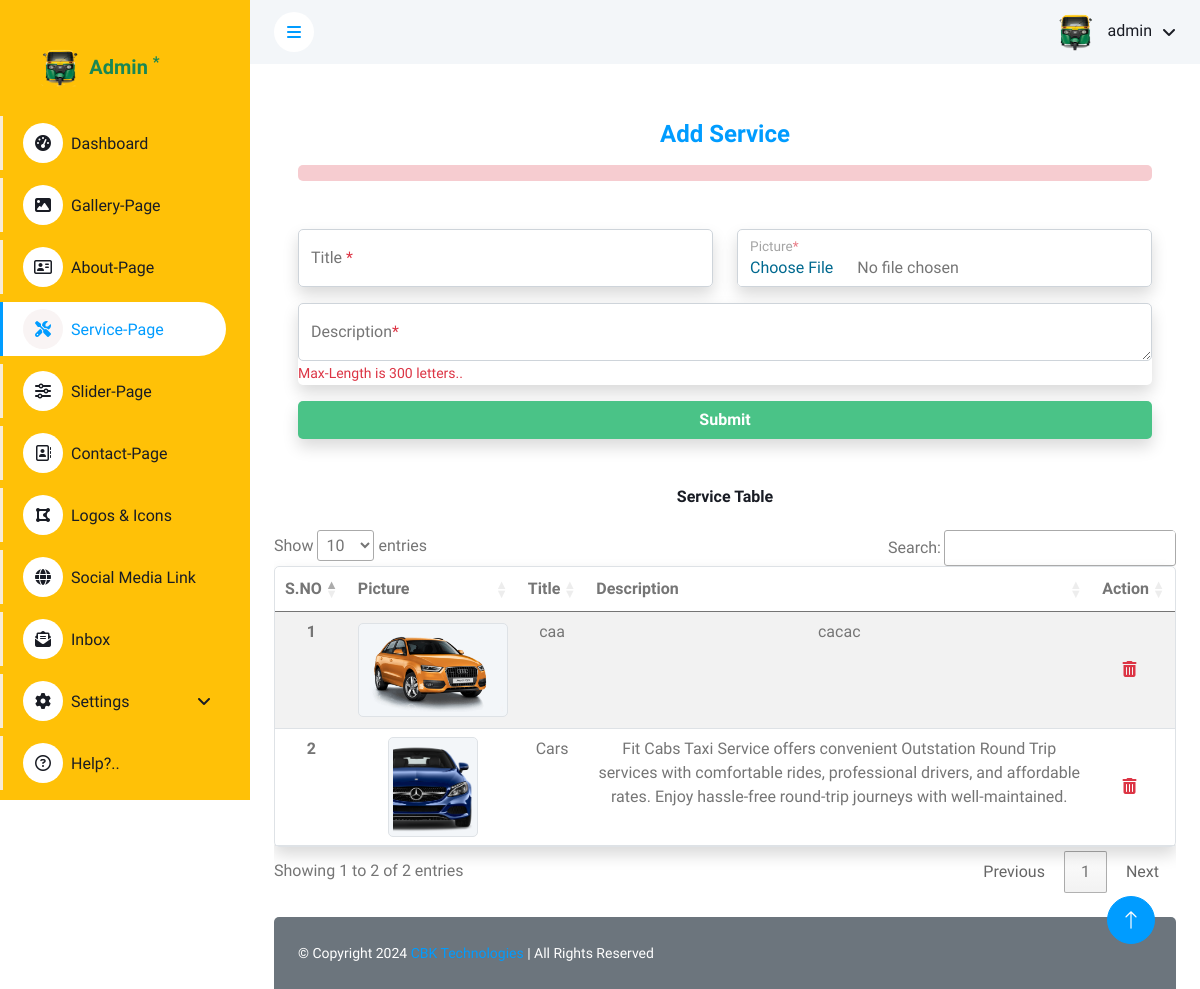
The app's page /admin/dash/service.php (signed in) with its own data.
### tables this page shows
CREATE TABLE `service` (
  `id` int(11) NOT NULL,
  `tittle` varchar(255) NOT NULL,
  `location` text NOT NULL,
  `description` text NOT NULL
);

### admin/config/function.php (called while the page is built, shortened)
<?php
function getvalfield($con, $table, $field, $where)
{
    $sql = "select $field from $table where $where";
    $getvalue =  mysqli_query($con, $sql);
    $getval   =  mysqli_fetch_row($getvalue);
    return $getval[0];
}

### admin/dash/service.php (the view, shortened to what this page needs)
<?php include('../config/dbconnection.php') ?>
<?php
$tblname = "service";
$tblkey = "id";
$pagename = "Service";
$page_name = basename($_SERVER['PHP_SELF']);
?>
<?php include('../includes/header.php') ?>
<?php include('../includes/sidebar.php') ?>
<?php include('../includes/navbar.php') ?>
<div class="container-fluid pt-4 px-4 ">
    <form action="" method="POST" enctype="multipart/form-data">
        <div class="container-fluid pt-4 px-4 ">
            <h4 class="text-center fw-bolder text-primary mb-3">Add <?= $pagename; ?></h4>
            <hr class="text-danger p-2 rounded">
            <div class="row mt-5">
                <div class="col-lg-6 col-md-12 col-sm-12 align-content-center">
                    <div class="form-group shadow">
                        <div class="form-floating mb-3">
                            <input type="text" class="form-control" name="tittle" id="tittle" placeholder=" " required>
                            <label for="tittle">Title <span class="text-danger">*</span> </label>
                        </div>
                    </div>
                </div>
                <div class="col-lg-6">
                    <div class="form-group shadow ">
                        <div class="form-floating mb-3 ">
                            <input type="file" class="form-control bg-white" id="file_upload" name="file_upload"
                                placeholder=" " required>
                            <label for="aavak_no">Picture<span class="text-danger">*</span></label>
                        </div>
                    </div>
                </div>
                <div class="col-lg-12">
                    <div class="form-group shadow">
                        <div class="form-floating mb-3">
                            <textarea name="description" class="form-control" id="description" placeholder=" " required></textarea>
                            <label for="description"> Description<span class="text-danger">*</span></label>
                            <div class="aa text-danger"><small>Max-Length is 300 letters..</small></div>
                        </div>
                    </div>
                </div>
                <div class="col-lg-12 text-center">
                    <div class="form-group">
                        <button class="col-12 text-white btn  text-center shadow" type="submit"
                            style="background-color:#4ac387;" name="submit"><b>Submit</b></button>
                    </div>
                </div>
            </div>
        </div>
    </form>
</div>
<div class="container-fluid pt-4 px-4">
    <div class="row">
        <div class="col-sm-12 col-lg-12">
            <h6 class="mb-4 text-center mt-2 pt-3 "><?= $pagename; ?> Table</h6>
            <div class=" rounded" style="overflow-y: scroll;">
                <table class="table table-striped border shadow" id="example" class="display">
                    <thead class=" head">
                        <tr class="text-center text-nowrap">
                            <th scope="col">S.NO</th>
                            <th scope="col">Picture</th>
                            <th scope="col">Title</th>
                            <th scope="col">Description</th>
                            <th scope="col">Action</th>
                        </tr>
                    </thead>
                    <tbody>
                        <?php
                        $i = 1;
                        $fetch = mysqli_query($conn, "SELECT * FROM $tblname ORDER BY $tblkey DESC");
                        while ($row = mysqli_fetch_array($fetch)) {
                        ?>
                            <tr class="text-center">
                                <th scope="row"><?= $i++ ?></th>
                                <td class="image-cell">
                                    <a href="<?= $row['location']; ?>" target="_blank"><img src="<?= $row['location']; ?>" alt="<?= htmlspecialchars($row['tittle']); ?>"
                                        class="img-thumbnail"></a>
                                </td>
                                <td><?= htmlspecialchars($row['tittle']) ?></td>
                                <td><?= htmlspecialchars($row['description']) ?></td>
                                <td class="action">
                                    <a class="text-danger" href="#"
                                        onclick="confirmDelete(<?= $row['id']; ?>, '<?= $tblname; ?>', '<?= $tblkey ?>')"><i
                                            class="fas fa-trash-alt me-2" title="Delete"></i></a>
                                </td>
                            </tr>
                        <?php } ?>
                    </tbody>
                </table>
            </div>
        </div>
    </div>
</div>
<?php include('../includes/footer.php'); ?>

### admin/includes/header.php (shortened to what this page needs)
<!DOCTYPE html>
<html lang="en">
<head>
    <link rel="stylesheet" href="https://cdnjs.cloudflare.com/ajax/libs/font-awesome/6.6.0/css/all.min.css">
    <link href="https://cdn.jsdelivr.net/npm/bootstrap-icons@1.4.1/font/bootstrap-icons.css" rel="stylesheet">
    <link href="../lib/owlcarousel/assets/owl.carousel.min.css" rel="stylesheet">
    <link href="../lib/tempusdominus/css/tempusdominus-bootstrap-4.min.css" rel="stylesheet" />
    <link href="../css/bootstrap.min.css" rel="stylesheet">
    <link href="../css/style.css" rel="stylesheet">
    <link rel="stylesheet" type="text/css" href="https://cdn.datatables.net/1.13.4/css/jquery.dataTables.css">
    <link rel="stylesheet" href="https://cdn.jsdelivr.net/npm/sweetalert2@11.12.4/dist/sweetalert2.min.css">
</head>
<body>
    <div class="container-xxl position-relative bg-white d-flex p-0">

### admin/includes/sidebar.php (shortened to what this page needs)
<?php
$username = $_SESSION['username'];
$profile_picture = getvalfield($conn, "adminlogin", "profile_picture", "username='$username'");
?>
<div class="sidebar pe-4 pb-3 bg-warning">
    <nav class="navbar">
        <div class="d-flex align-items-center ms-2 mb-4" style="height: 50px;width: 185px;justify-content: center;">
            <div class="ms-0 d-flex">
                <img class="rounded me-lg-2" src="../dash/uploads/<?= $profile_picture ?>" alt="" style="width: 40px; height: 40px;">
                <h5 class="mb-0 text-success mt-2">Admin <sup class="text-success fw-bolder">*</sup></h5>
            </div>
        </div>
        <div class="navbar-nav w-100">
            <a href="../dash/" class="nav-item nav-link <?= ($page_name == 'index.php') ? 'active' : ''; ?>"><i class="fa fa-tachometer-alt me-2"></i>Dashboard</a>
            <a href="../dash/gallery.php" class="nav-item nav-link mt-2 <?= ($page_name == 'gallery.php') ? 'active' : ''; ?>"><i class="fas fa-image me-2"></i>Gallery-Page</a>
            <a href="../dash/about.php" class="nav-item nav-link mt-2 <?= ($page_name == 'about.php') ? 'active' : ''; ?>"><i class="fa-regular fa-address-card me-2"></i>About-Page</a>
            <a href="../dash/service.php" class="nav-item nav-link mt-2 <?= ($page_name == 'service.php') ? 'active' : ''; ?>"><i class="fas fa-tools me-2"></i>Service-Page</a>
            <a href="../dash/slider.php" class="nav-item nav-link mt-2 <?= ($page_name == 'slider.php') ? 'active' : ''; ?>"><i class="fas fa-sliders-h me-2"></i>Slider-Page</a>
            <a href="../dash/contact-info.php" class="nav-item nav-link mt-2 <?= ($page_name == 'contact-info.php') ? 'active' : ''; ?>"><i class="fa-regular fa-address-book me-2"></i>Contact-Page</a>
            <a href="../dash/logo-icon.php" class="nav-item nav-link mt-2 <?= ($page_name == 'logo-icon.php') ? 'active' : ''; ?>"><i class="fa-solid fa-draw-polygon me-2"></i>Logos & Icons</a>
            <a href="../dash/social-media.php" class="nav-item nav-link mt-2 <?= ($page_name == 'social-media.php') ? 'active' : ''; ?>"><i class="fa-solid fa-globe me-2"></i>Social Media Link</a>
            <a href="../dash/inbox.php" class="nav-item nav-link mt-2 <?= ($page_name == 'inbox.php') ? 'active' : ''; ?>"><i class="fa-solid fa-envelope-open-text me-2"></i>Inbox</a>
            <div class="nav-item dropdown mt-2">
                <a href="#" class="nav-link dropdown-toggle" data-bs-toggle="dropdown"><i class="fas fa-cog me-2"></i>Settings</a>
            </div>
            <a href="../dash/help.php" class="nav-item nav-link mt-2 <?= ($page_name == 'help.php') ? 'active' : ''; ?>"><i class="fa-regular fa-circle-question me-2"></i>Help?..</a>
        </div>
    </nav>
</div>

### admin/includes/navbar.php (shortened to what this page needs)
<?php
$username=$_SESSION['username'];
$profile_picture = getvalfield($conn, "adminlogin", "profile_picture", "username='$username'");
?>
<div class="content">
    <nav class="navbar navbar-expand bg-light navbar-light sticky-top px-4 py-0">
        <a href="#" class="sidebar-toggler flex-shrink-0">
            <i class="fa fa-bars"></i>
        </a>
        <div class="navbar-nav align-items-center ms-auto">
            <div class="nav-item dropdown">
                <a href="#" class="nav-link dropdown-toggle" data-bs-toggle="dropdown">
                    <img class="rounded-circle me-lg-2" src="../dash/uploads/<?=$profile_picture?>" alt="" style="width: 40px; height: 40px;">
                    <span class="d-none d-lg-inline-flex"><?=$username;?></span>
                </a>
            </div>
        </div>
    </nav>

### admin/includes/footer.php (shortened to what this page needs)
<div class="container-fluid pt-4 px-4 ">
    <div class="bg-secondary text-white rounded-top p-4">
        <div class="row">
            <div class="col-12 col-sm-6 text-center text-sm-start">
                <small> <span style="color:white;">&copy; Copyright 2024 </span> <a href="https://cbktechnologies.com/" target="_blank">CBK Technologies</a> <span style="color:white;">| All Rights Reserved</span></small>
            </div>
        </div>
    </div>
</div>
</div>
<a href="#" class="btn btn-lg btn-primary btn-lg-square back-to-top"><i class="bi bi-arrow-up"></i></a>
</div>
</body>
</html>

### admin/css/style.css (style rules this page uses)
:root { --primary: #009CFF; --light: #f9f3f3df; --dark: #191C24; }
.back-to-top { position: fixed; display: none; right: 45px; bottom: 45px; z-index: 99; }
.btn { transition: .5s; }
.btn.btn-primary { color: #FFFFFF; }
.btn-lg-square { width: 48px; height: 48px; }
.btn-square, .btn-sm-square, .btn-lg-square { padding: 0; display: inline-flex; align-items: center; justify-content: center; font-weight: normal; border-radius: 50px; }
.sidebar { position: fixed; top: 0; left: 0; bottom: 0; width: 250px; height: 100vh; overflow-y: auto; background: var(--light); transition: 0.5s; z-index: 999; }
.content { margin-left: 250px; min-height: 100vh; background: #FFFFFF; transition: 0.5s; }
@media (min-width: 992px) { .sidebar { margin-left: 0; } }
@media (min-width: 992px) { .content { width: calc(100% - 250px); } }
.sidebar .navbar .navbar-nav .nav-link { padding: 7px 20px; color: var(--dark); font-weight: 500; border-left: 3px solid var(--light); border-radius: 0 30px 30px 0; outline: none; }
.sidebar .navbar .navbar-nav .nav-link:hover, .sidebar .navbar .navbar-nav .nav-link.active { color: var(--primary); background: #FFFFFF; border-color: var(--primary); }
.sidebar .navbar .navbar-nav .nav-link i { width: 40px; height: 40px; display: inline-flex; align-items: center; justify-content: center; background: #FFFFFF; border-radius: 40px; }
.sidebar .navbar .navbar-nav .nav-link:hover i, .sidebar .navbar .navbar-nav .nav-link.active i { background: var(--light); }
.sidebar .navbar .dropdown-toggle::after { position: absolute; top: 15px; right: 15px; border: none; content: "\f107"; font-family: "Font Awesome 5 Free"; font-weight: 900; transition: .5s; }
.content .navbar .navbar-nav .nav-link { margin-left: 25px; padding: 12px 0; color: var(--dark); outline: none; }
.content .navbar .sidebar-toggler, .content .navbar .navbar-nav .nav-link i { width: 40px; height: 40px; display: inline-flex; align-items: center; justify-content: center; background: #FFFFFF; border-radius: 40px; }
.content .navbar .dropdown-toggle::after { margin-left: 6px; vertical-align: middle; border: none; content: "\f107"; font-family: "Font Awesome 5 Free"; font-weight: 900; transition: .5s; }
.action { display:flex; justify-content: center; align-items: center; }
.action a { text-decoration: none; color: #666; transition: color 0.2s ease; }
.shadow { border-radius: 5px; }

### admin/dash/service.php (style rules this page uses)
.action { width: auto; height: 100px; }
.image-cell { width: 150px; height: 100px; overflow: hidden; text-align: center; vertical-align: middle; }
.image-cell img { max-width: 100%; max-height: 100%; object-fit: cover; }

### records on screen
service: location (picture), tittle "caa", description "cacac"
service: location (picture), tittle "Cars", description "Fit Cabs Taxi Service offers convenient Outstation Round Trip services with comfortable rides, professional drivers, and affordable rates. Enjoy hassle-free round-trip journeys with well-maintained."

### other values on screen
$username "admin"
$pagename "Service"
